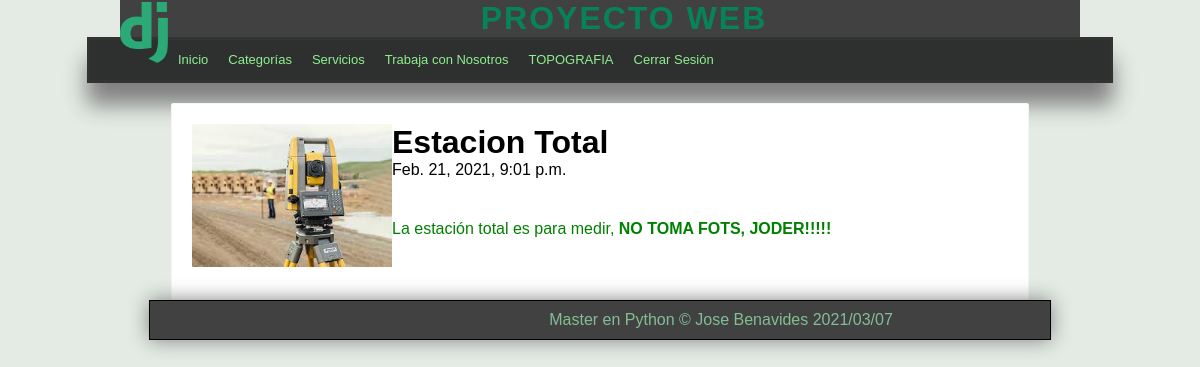
The page /articulo/2 (signed in) on the database as committed earlier.
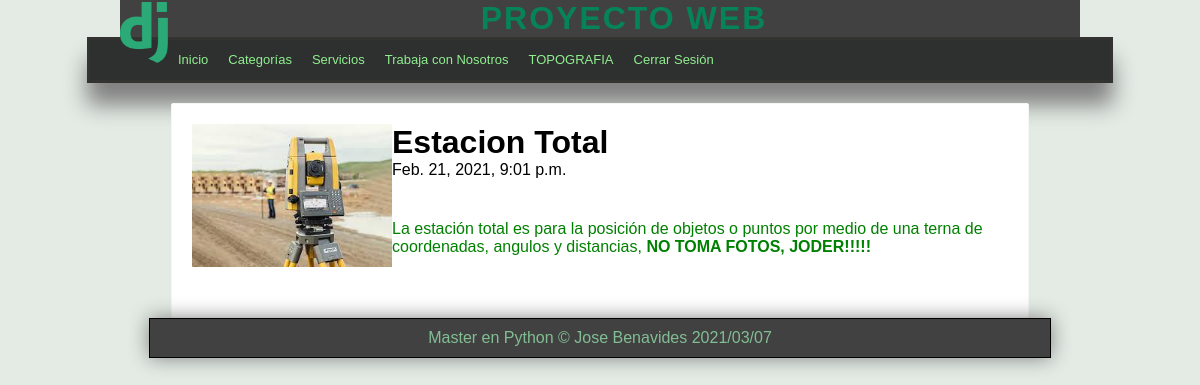
The same page on the database as committed later.
### blog/models.py (models this page shows, shortened)
class Article(models.Model):
    title = models.CharField(max_length=150, verbose_name='Titulo')
    content = RichTextField(verbose_name= 'Contenido')
    image = models.ImageField(default='null', verbose_name='Imagen', upload_to='articles')
    public = models.BooleanField(verbose_name='Publicado?')
    user = models.ForeignKey(User, editable=False, verbose_name='Usuario', on_delete=models.CASCADE)
    catogories = models.ManyToManyField(Category, verbose_name='Categorías', blank=True)
    created_at = models.DateTimeField(auto_now_add=True, verbose_name= 'Creado el')
    update_at = models.DateTimeField(auto_now=True, verbose_name= 'Editado el')
    class Meta:
        verbose_name= 'Artículo'
        verbose_name_plural = 'Artículos'
        ordering = ['-created_at'] #esto para cambiar el orden en como se muestran los articulos

### blog/views.py (the view)
# urls.py: path('articulo/<int:article_id>', views.article, name="article_from_blog_view"),
@login_required(login_url='login')
def article(request, article_id):
    article = get_object_or_404(Article, id=article_id)
    return render(request, 'articles/detail.html', {
        'article':article
    })

### blog/processor.py (called while the page is built)
def get_categories(request):
    categories_in_use = Article.objects.filter(public=True).values_list('catogories', flat=True) #sacar id categories que se usan
    categories = Category.objects.filter(id__in=categories_in_use).values_list('id', 'name') #mostrar solo categories que se usan, las subconsultas
    return {
        'categories_from_processor_blog': categories,
    }

### pages/context_processor.py (called while the page is built)
def get_pages(request):
    pages = Page.objects.filter(visible=True).values_list('id', 'title', 'slug')
    return {
        'pages': pages
    }

### blog/templates/articles/detail.html (shortened to what this page needs)
{% extends 'layouts/layout.html' %} {% comment "" %}la dobre {{}} sirve para usar variables que vengan desde python{% endcomment %}
{% block content %}
    {% if article.image != 'null' and article.image.url|length >= 1%}
                <div class="image">
                <img src="{{article.image.url}}"/>
                </div>
    {% endif %}
    <h1>{{article.title}}</h1>
    <span> {{article.created_at}}</span>
    <p>
        {{article.content|safe}}
    </p>
{% endblock content %}

Rows that differ between the two databases and show on the page:
changed Article "Estacion Total": content "La estación total es para medir, NO TOMA FOTS, JODER!!!!!" → "La estación total es para la posición de objetos o puntos por medio de una terna de coordenadas, angulos y distancias, NO TOMA FOTOS, JODER!!!!!"
